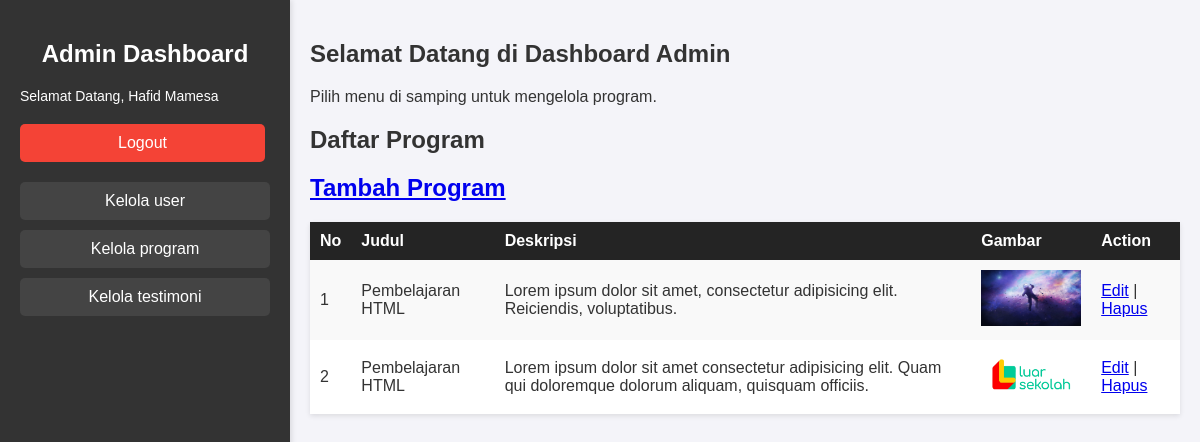
/admin/manage_courses.php (signed in), run on the app's committed database.
### tables this page shows
CREATE TABLE `course` (
  `id` int(8) NOT NULL,
  `judul` varchar(64) NOT NULL,
  `deskripsi` varchar(255) NOT NULL,
  `gambar` varchar(255) NOT NULL
);

### admin/manage_courses.php (the view, shortened to what this page needs)
<?php
    include'../config/config.php';
    $sql = "SELECT * FROM course";
    $stmt = $pdo->query($sql);
    $courses = $stmt->fetchAll(PDO::FETCH_ASSOC);
?>
<!DOCTYPE html>
<html lang="en">
<head>
    <link rel="stylesheet" href="../css/dashboard_admin.css">
</head>
<body>
    <div class="container">
        <div class="sidebar">
            <h2>Admin Dashboard</h2>
            <p>Selamat Datang, <?php echo $_SESSION['nama']; ?></p>
            <a href="../config/logout.php" class="logout-btn">Logout</a>
            <div class="sidebar-manage">
            <a href="manage_users.php" class="manage-users-btn">Kelola user</a>
            <a href="manage_courses.php" class="manage-courses-btn">Kelola program</a>
            <a href="manage_testimoni.php" class="manage-courses-btn">Kelola testimoni</a>
            </div>
        </div>
        <div class="main-content">
            <h2>Selamat Datang di Dashboard Admin</h2>
            <p>Pilih menu di samping untuk mengelola program.</p>
            <h2>Daftar Program</h2>
            <h2><a href="tools/create_course.php">Tambah Program</a></h2>
            <table>
                <tr>
                    <th>No</th>
                    <th>Judul</th>
                    <th>Deskripsi</th>
                    <th>Gambar</th>
                    <th>Action</th>
                </tr>
                <?php foreach ($courses as $index => $course): ?>
                <tr>
                    <td><?= $index + 1; ?></td>
                    <td><?= htmlspecialchars($course['judul']); ?></td>
                    <td><?= htmlspecialchars($course['deskripsi']); ?></td>
                    <td><img src="../uploads/<?php echo $course['gambar']; ?>" width="100"></td>
                    <td>
                        <a href="tools/edit_course.php?id=<?= $course['id']; ?>">Edit</a> |
                        <a href="tools/delete_course.php?id=<?= $course['id']; ?>" onclick="return confirm('Yakin ingin menghapus?')">Hapus</a>
                    </td>
                </tr>
                <?php endforeach; ?>
            </table>
        </div>
    </div>
</body>
</html>

### css/dashboard_admin.css (style rules this page uses)
body { margin: 0; font-family: Arial, sans-serif; background-color: #f4f4f9; color: #333; }
.container { display: flex; min-height: 100vh; }
.sidebar { width: 250px; background: #333333; color: white; padding: 20px; box-shadow: 2px 0 5px rgba(0, 0, 0, 0.1); }
.sidebar h2 { text-align: center; margin-bottom: 20px; }
.sidebar p { font-size: 14px; margin: 10px 0; }
.sidebar .logout-btn { display: block; width: 90%; background-color: #f44336; color: white; text-align: center; padding: 10px; margin-top: 20px; border: none; border-radius: 5px; text-decoration: none; }
.sidebar-manage { margin-top: 20px; display: flex; flex-direction: column; gap: 10px; }
.sidebar-manage a { display: block; background-color: #444444; color: white; text-align: center; padding: 10px; text-decoration: none; border-radius: 5px; transition: background-color 0.3s ease; }
.main-content { flex: 1; padding: 20px; }
.main-content h2 { margin-bottom: 20px; }
table { width: 100%; border-collapse: collapse; background: #fff; box-shadow: 0 2px 5px rgba(0, 0, 0, 0.1); }
table th, table td { text-align: left; padding: 10px; }
table th { background-color: #242424; color: white; }
table tr:nth-child(even) { background-color: #f9f9f9; }

### data on the page
course: judul "Pembelajaran HTML", deskripsi "Lorem ipsum dolor sit amet, consectetur adipisicing elit. Reiciendis, voluptatibus.", gambar (picture)
course: judul "Pembelajaran HTML", deskripsi "Lorem ipsum dolor sit amet consectetur adipisicing elit. Quam qui doloremque dolorum aliquam, quisquam officiis.", gambar (picture)

### other printed values
$_SESSION['nama'] "Hafid Mamesa"
